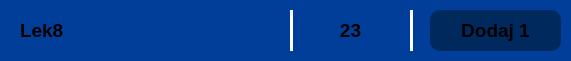
     <widget class="QFrame" name="frame_47">
      <property name="geometry">
       <rect>
        <x>40</x>
        <y>500</y>
        <width>571</width>
        <height>61</height>
       </rect>
      </property>
      <property name="styleSheet">
       <string notr="true">background-color: rgb(0, 62, 154);
border-radius: 10px;</string>
      </property>
      <property name="frameShape">
       <enum>QFrame::Shape::StyledPanel</enum>
      </property>
      <property name="frameShadow">
       <enum>QFrame::Shadow::Raised</enum>
      </property>
      <widget class="Line" name="line_22">
       <property name="geometry">
        <rect>
         <x>290</x>
         <y>10</y>
         <width>3</width>
         <height>41</height>
        </rect>
       </property>
       <property name="styleSheet">
        <string notr="true">background-color: white;</string>
       </property>
       <property name="orientation">
        <enum>Qt::Orientation::Vertical</enum>
       </property>
      </widget>
      <widget class="Line" name="line_23">
       <property name="geometry">
        <rect>
         <x>410</x>
         <y>10</y>
         <width>3</width>
         <height>41</height>
        </rect>
       </property>
       <property name="styleSheet">
        <string notr="true">background-color: white;</string>
       </property>
       <property name="orientation">
        <enum>Qt::Orientation::Vertical</enum>
       </property>
      </widget>
      <widget class="QLabel" name="label_47">
       <property name="geometry">
        <rect>
         <x>310</x>
         <y>10</y>
         <width>81</width>
         <height>41</height>
        </rect>
       </property>
       <property name="font">
        <font>
         <pointsize>14</pointsize>
         <bold>true</bold>
        </font>
       </property>
       <property name="layoutDirection">
        <enum>Qt::LayoutDirection::LeftToRight</enum>
       </property>
       <property name="styleSheet">
        <string notr="true"/>
       </property>
       <property name="text">
        <string>23</string>
       </property>
       <property name="textFormat">
        <enum>Qt::TextFormat::RichText</enum>
       </property>
       <property name="alignment">
        <set>Qt::AlignmentFlag::AlignCenter</set>
       </property>
      </widget>
      <widget class="QLabel" name="label_48">
       <property name="geometry">
        <rect>
         <x>20</x>
         <y>10</y>
         <width>261</width>
         <height>41</height>
        </rect>
       </property>
       <property name="font">
        <font>
         <pointsize>14</pointsize>
         <bold>true</bold>
        </font>
       </property>
       <property name="layoutDirection">
        <enum>Qt::LayoutDirection::LeftToRight</enum>
       </property>
       <property name="styleSheet">
        <string notr="true"/>
       </property>
       <property name="text">
        <string>Lek8</string>
       </property>
       <property name="textFormat">
        <enum>Qt::TextFormat::RichText</enum>
       </property>
       <property name="alignment">
        <set>Qt::AlignmentFlag::AlignLeading|Qt::AlignmentFlag::AlignLeft|Qt::AlignmentFlag::AlignVCenter</set>
       </property>
      </widget>
      <widget class="QFrame" name="frame_48">
       <property name="geometry">
        <rect>
         <x>430</x>
         <y>10</y>
         <width>131</width>
         <height>41</height>
        </rect>
       </property>
       <property name="styleSheet">
        <string notr="true">background-color: rgb(0, 41, 94);
border-radius: 10px;</string>
       </property>
       <property name="frameShape">
        <enum>QFrame::Shape::StyledPanel</enum>
       </property>
       <property name="frameShadow">
        <enum>QFrame::Shadow::Raised</enum>
       </property>
       <widget class="QFrame" name="frame_49">
        <property name="geometry">
         <rect>
          <x>270</x>
          <y>60</y>
          <width>841</width>
          <height>61</height>
         </rect>
        </property>
        <property name="styleSheet">
         <string notr="true">background-color: rgb(0, 62, 154);
border-radius: 10px;</string>
        </property>
        <property name="frameShape">
         <enum>QFrame::Shape::StyledPanel</enum>
        </property>
        <property name="frameShadow">
         <enum>QFrame::Shadow::Raised</enum>
        </property>
       </widget>
       <widget class="QLabel" name="label_49">
        <property name="geometry">
         <rect>
          <x>10</x>
          <y>0</y>
          <width>111</width>
          <height>41</height>
         </rect>
        </property>
        <property name="font">
         <font>
          <pointsize>14</pointsize>
          <bold>true</bold>
         </font>
        </property>
        <property name="layoutDirection">
         <enum>Qt::LayoutDirection::LeftToRight</enum>
        </property>
        <property name="styleSheet">
         <string notr="true"/>
        </property>
        <property name="text">
         <string>Dodaj 1</string>
        </property>
        <property name="textFormat">
         <enum>Qt::TextFormat::RichText</enum>
        </property>
        <property name="alignment">
         <set>Qt::AlignmentFlag::AlignCenter</set>
        </property>
       </widget>
      </widget>
     </widget>
